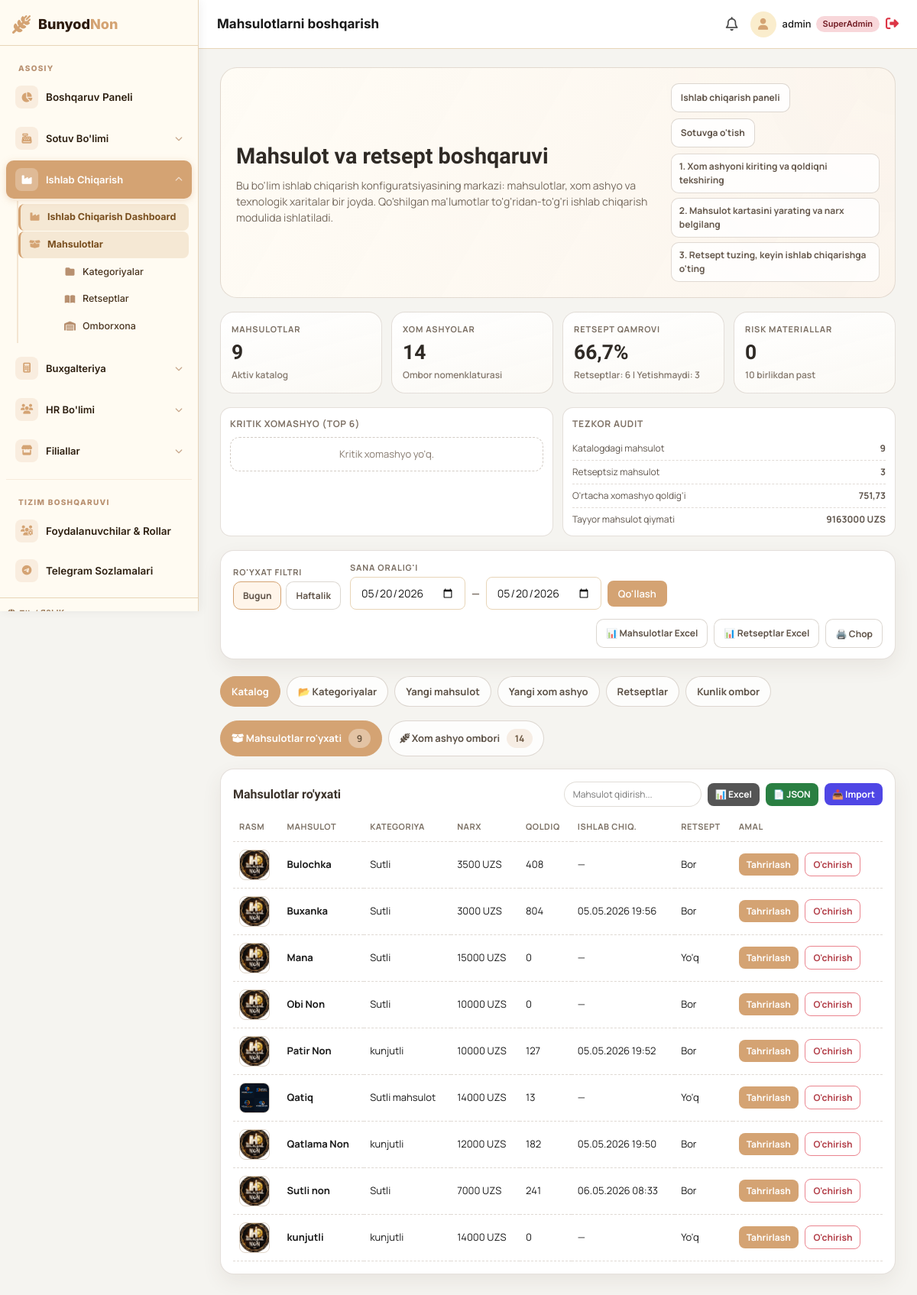
/production/manage/ (signed in), run on the app's committed database.
### production/models.py (models this page shows, shortened)
class Product(models.Model):
    name = models.CharField(max_length=255)
    price = models.DecimalField(max_digits=10, decimal_places=2)
    category = models.ForeignKey(ProductCategory, null=True, blank=True, on_delete=models.SET_NULL, related_name='products')
    image = models.ImageField(upload_to='products/', null=True, blank=True)

class ProductCategory(models.Model):
    name = models.CharField(max_length=100, unique=True)

class FinishedGoodsInventory(models.Model):
    product = models.OneToOneField(Product, on_delete=models.CASCADE, related_name='inventory')
    stock = models.IntegerField(default=0)
    produced_at = models.DateTimeField(null=True, blank=True)

### production/views.py (the view, shortened to what this page needs)
# urls.py: path('manage/', views.manage_products, name='manage_products'),
@login_required
def manage_products(request):
    if not _can_access(request.user, 'production_manager', 'branch_admin'):
        return redirect('dashboard')
    products = Product.objects.select_related('category', 'inventory').order_by('name')
    raw_materials = RawMaterial.objects.all().order_by('name')
    recipes = Recipe.objects.select_related('product').prefetch_related('items__raw_material').all()
    categories = ProductCategory.objects.all().order_by('name')
    date_from, date_to = _date_range(request)
    exp = request.GET.get('export')
    if exp == 'excel':
        return _export_recipes_excel(recipes)
    if exp == 'catalog':
        return _export_products_catalog(products)
    low_materials = raw_materials.filter(stock__lt=10)
    inventory_value = sum(
        (item.product.price * item.stock)
        for item in FinishedGoodsInventory.objects.select_related('product')
    ) or Decimal('0')
    product_count = products.count()
    recipe_count = recipes.count()
    recipe_coverage = round((recipe_count / product_count) * 100, 1) if product_count else 0
    balance_view_date = timezone.localdate()
    raw_bal = request.GET.get('balance_date', '').strip()
    if raw_bal:
        try:
            balance_view_date = date.fromisoformat(raw_bal)
        except ValueError:
            pass
    balance_prev_date = balance_view_date - timedelta(days=1)
    balance_rows = []
    for inv in FinishedGoodsInventory.objects.select_related('product').order_by('product__name'):
        b = ProductDayBalance.objects.filter(balance_date=balance_view_date, product_id=inv.product_id).first()
        balance_rows.append({
            'product': inv.product,
            'physical': inv.stock,
            'opening': b.opening_qty if b else None,
            'closing': b.closing_qty if b else None,
            'closed_at': b.closed_at if b else None,
        })
    context = {
        'products': products,
        'raw_materials': raw_materials,
        'recipes': recipes,
        'categories': categories,
        'low_materials': low_materials,
        'inventory_value': inventory_value,
        'recipe_coverage': recipe_coverage,
        'product_count': product_count,
        'material_count': raw_materials.count(),
        'recipe_count': recipe_count,
        'materials_low_count': low_materials.count(),
        'products_without_recipe': products.filter(recipe__isnull=True).count(),
        'low_material_preview': low_materials.order_by('stock')[:6],
        'avg_material_stock': raw_materials.aggregate(avg=Avg('stock'))['avg'] or 0,
        'date_from': date_from,
        'date_to': date_to,
        'period': request.GET.get('period', 'today'),
        'balance_view_date': balance_view_date,
        'balance_prev_date': balance_prev_date,
        'balance_rows': balance_rows,
    }
    return render(request, 'manage_products.html', context)

### templates/manage_products.html (shortened to what this page needs)
{% extends 'base.html' %}
{% block breadcrumb %}<span data-i18n="product_mgmt">Mahsulotlarni boshqarish</span>{% endblock %}
{% block content %}
<section class="manage-shell">
    <div class="manage-hero">
        <div>
            <h2>Mahsulot va retsept boshqaruvi</h2>
            <p>
                Bu bo'lim ishlab chiqarish konfiguratsiyasining markazi: mahsulotlar, xom ashyo va texnologik xaritalar bir joyda.
                Qo'shilgan ma'lumotlar to'g'ridan-to'g'ri ishlab chiqarish modulida ishlatiladi.
            </p>
        </div>
        <div>
            <div class="hero-links" style="margin-bottom:8px;">
                <a class="hero-link" href="/production/">Ishlab chiqarish paneli</a>
                <a class="hero-link" href="/sales/">Sotuvga o'tish</a>
            </div>
            <div class="hero-workflow">
                <div class="wf-step">1. Xom ashyoni kiriting va qoldiqni tekshiring</div>
                <div class="wf-step">2. Mahsulot kartasini yarating va narx belgilang</div>
                <div class="wf-step">3. Retsept tuzing, keyin ishlab chiqarishga o'ting</div>
            </div>
        </div>
    </div>
    <div class="overview-grid">
        <div class="overview-card">
            <div class="overview-label">Mahsulotlar</div>
            <div class="overview-value">{{ product_count }}</div>
            <div class="overview-sub">Aktiv katalog</div>
        </div>
        <div class="overview-card">
            <div class="overview-label">Xom ashyolar</div>
            <div class="overview-value">{{ material_count }}</div>
            <div class="overview-sub">Ombor nomenklaturasi</div>
        </div>
        <div class="overview-card">
            <div class="overview-label">Retsept qamrovi</div>
            <div class="overview-value">{{ recipe_coverage }}%</div>
            <div class="overview-sub">Retseptlar: {{ recipe_count }} | Yetishmaydi: {{ products_without_recipe }}</div>
        </div>
        <div class="overview-card">
            <div class="overview-label">Risk materiallar</div>
            <div class="overview-value">{{ materials_low_count }}</div>
            <div class="overview-sub">10 birlikdan past</div>
        </div>
    </div>
    <div class="insight-grid">
        <div class="insight-card">
            <div class="insight-title">Kritik xomashyo (top 6)</div>
            {% for mat in low_material_preview %}
            <div class="insight-item">
                <span>{{ mat.name }}</span>
                <strong>{{ mat.stock }} {{ mat.unit }}</strong>
            </div>
            {% empty %}
            <div class="empty-box" style="padding:12px;">Kritik xomashyo yo'q.</div>
            {% endfor %}
        </div>
        <div class="insight-card">
            <div class="insight-title">Tezkor audit</div>
            <div class="insight-item"><span>Katalogdagi mahsulot</span><strong>{{ product_count }}</strong></div>
            <div class="insight-item"><span>Retseptsiz mahsulot</span><strong>{{ products_without_recipe }}</strong></div>
            <div class="insight-item"><span>O'rtacha xomashyo qoldig'i</span><strong>{{ avg_material_stock|floatformat:2 }}</strong></div>
            <div class="insight-item"><span>Tayyor mahsulot qiymati</span><strong>{{ inventory_value|floatformat:0 }} UZS</strong></div>
        </div>
    </div>
    <form method="get" class="mg-card" style="display:flex;flex-wrap:wrap;gap:12px;align-items:flex-end;padding:14px 16px;margin-bottom:4px;">
        <div>
            <div class="overview-label" style="margin-bottom:4px;">Ro'yxat filtri</div>
            <div style="display:flex;gap:6px;flex-wrap:wrap;">
                <button type="submit" name="period" value="today" class="hero-link" {% if period == 'today' %}style="border-color:#d4a373;background:#fff5ea;"{% endif %}>Bugun</button>
                <button type="submit" name="period" value="week" class="hero-link" {% if period == 'week' %}style="border-color:#d4a373;background:#fff5ea;"{% endif %}>Haftalik</button>
            </div>
        </div>
        <div>
            <div class="overview-label" style="margin-bottom:4px;">Sana oralig'i</div>
            <div style="display:flex;gap:8px;flex-wrap:wrap;align-items:center;">
                <input type="date" name="date_from" value="{{ date_from|date:'Y-m-d' }}" class="form-control" style="width:auto;min-width:140px;">
                <span style="font-weight:700;color:#75695d;">—</span>
                <input type="date" name="date_to" value="{{ date_to|date:'Y-m-d' }}" class="form-control" style="width:auto;min-width:140px;">
                <button type="submit" name="period" value="custom" class="btn btn-primary" style="padding:8px 14px;">Qo'llash</button>
            </div>
        </div>
        <div style="margin-left:auto;display:flex;gap:8px;flex-wrap:wrap;">
            <a href="?export=catalog{% if period %}&period={{ period }}{% endif %}{% if period == 'custom' %}&date_from={{ date_from|date:'Y-m-d' }}&date_to={{ date_to|date:'Y-m-d' }}{% endif %}" class="hero-link">📊 Mahsulotlar Excel</a>
            <a href="?export=excel{% if period %}&period={{ period }}{% endif %}" class="hero-link">📊 Retseptlar Excel</a>
            <button type="button" class="hero-link" onclick="window.print()">🖨️ Chop</button>
        </div>
    </form>
    <div class="manage-tabs">
        <button class="manage-tab-btn active" onclick="showManageTab('tab-overview', this)">Katalog</button>
        <button class="manage-tab-btn" onclick="showManageTab('tab-categories', this)">📂 Kategoriyalar</button>
        <button class="manage-tab-btn" onclick="showManageTab('tab-add-product', this)">Yangi mahsulot</button>
        <button class="manage-tab-btn" onclick="showManageTab('tab-add-material', this)">Yangi xom ashyo</button>
        <button class="manage-tab-btn" onclick="showManageTab('tab-recipes', this)">Retseptlar</button>
        <button class="manage-tab-btn" onclick="showManageTab('tab-day-balance', this)">Kunlik ombor</button>
    </div>
    <div id="tab-overview" class="manage-tab-content active" style="grid-template-columns:1fr;">
        <div style="display:flex;gap:8px;flex-wrap:wrap;">
            <button id="sub-btn-products" class="manage-tab-btn active" onclick="switchOverviewSub('products')">
                <i class="fa-solid fa-box-open"></i> Mahsulotlar ro'yxati
                <span class="count-pill" style="margin-left:6px;background:rgba(255,255,255,0.35);">{{ product_count }}</span>
            </button>
            <button id="sub-btn-materials" class="manage-tab-btn" onclick="switchOverviewSub('materials')">
                <i class="fa-solid fa-wheat-awn"></i> Xom ashyo ombori
                <span class="count-pill" style="margin-left:6px;">{{ material_count }}</span>
            </button>
        </div>
        <div id="sub-products" class="mg-card">
            <div class="section-head">
                <h3>Mahsulotlar ro'yxati</h3>
                <div class="section-tools">
                    <input id="productsSearch" class="table-search" type="text" placeholder="Mahsulot qidirish...">
                    <a href="/production/products-export-excel/" class="receive-btn" style="background:#555;text-decoration:none;">📊 Excel</a>
                    <a href="/production/products-export-json/" class="receive-btn" style="background:#2a7f42;text-decoration:none;">📄 JSON</a>
                    <button type="button" class="receive-btn" style="background:#4f46e5;" onclick="document.getElementById('importProductsModal').style.display='flex'">📥 Import</button>
                </div>
            </div>
            <div class="table-wrap">
                <table class="clean-table" id="productsTable">
                    <thead>
                        <tr>
                            <th>Rasm</th>
                            <th>Mahsulot</th>
                            <th>Kategoriya</th>
                            <th>Narx</th>
                            <th>Qoldiq</th>
                            <th>Ishlab chiq.</th>
                            <th>Retsept</th>
                            <th>Amal</th>
                        </tr>
                    </thead>
                    <tbody>
                        {% for p in products %}
                        <tr>
                            <td>
                                {% if p.image %}
                                    <img src="{{ p.image.url }}" alt="{{ p.name }}" style="width:40px;height:40px;object-fit:cover;border-radius:8px;border:1px solid #e0d5c8;">
                                {% else %}
                                    <div style="width:40px;height:40px;border-radius:8px;background:#f5ede0;display:flex;align-items:center;justify-content:center;font-size:18px;">🍞</div>
                                {% endif %}
                            </td>
                            <td><strong>{{ p.name }}</strong></td>
                            <td>{{ p.category.name|default:"—" }}</td>
                            <td>{{ p.price|floatformat:0 }} UZS</td>
                            <td>{% if p.inventory %}{{ p.inventory.stock }}{% else %}0{% endif %}</td>
                            <td>{% if p.inventory and p.inventory.produced_at %}{{ p.inventory.produced_at|date:"d.m.Y H:i" }}{% else %}—{% endif %}</td>
                            <td>{% if p.recipe %}Bor{% else %}Yo'q{% endif %}</td>
                            <td>
                                <button type="button" class="receive-btn" style="margin-right:6px;background:#d4a373;"
                                    onclick="openEditProductModal({{ p.id }}, '{{ p.name|escapejs }}', '{{ p.price }}', {% if p.category %}{{ p.category.id }}{% else %}null{% endif %})">Tahrirlash</button>
                                <form method="POST" style="display:inline;">
                                    <button type="submit" class="danger-btn" onclick="return confirm('Mahsulot o\'chirilsinmi?')">O'chirish</button>
                                </form>
                            </td>
                        </tr>
                        {% empty %}
                        <tr><td colspan="8"><div class="empty-box">Mahsulotlar hozircha mavjud emas.</div></td></tr>
                        {% endfor %}
                    </tbody>
                </table>
            </div>
        </div>
    </div>
</section>
{% endblock %}

### templates/base.html (shortened to what this page needs)
{% load static %}
{% load i18n %}
<!DOCTYPE html>
<html lang="{{ request.LANGUAGE_CODE|default:'uz' }}">
<head>
    <link rel="stylesheet" href="https://cdnjs.cloudflare.com/ajax/libs/font-awesome/6.4.0/css/all.min.css">
    <link rel="stylesheet" href="{% static 'css/style.css' %}">
</head>
<body>
    <div class="app-container">
        <aside class="sidebar" id="appSidebar">
            <div class="sidebar-header">
                <i class="fa-solid fa-wheat-awn logo-icon"> </i>
                <h2>Bunyod<span class="highlight">Non</span></h2>
            </div>
            <ul class="nav-links">
                {% include 'includes/menu_dropdown.html' %}
            </ul>
            <div class="sidebar-footer">
                <div class="lang-label"><i class="fa-solid fa-globe"></i> <span>Til / Язык</span></div>
            </div>
        </aside>
        <main class="main-content">
            <header class="topbar">
                <div class="topbar-left">
                    <div class="breadcrumb">{% block breadcrumb %}{% endblock %}</div>
                </div>
                <div class="topbar-actions">
                    <button class="icon-btn"><i class="fa-regular fa-bell"></i></button>
                    <div class="user-profile">
                        <div class="avatar"><i class="fa-solid fa-user"></i></div>
                        <span class="user-name">
                            {{ request.user.username }}
                            {% if is_superadmin %}<span class="badge badge-danger"
                                style="font-size:11px;">SuperAdmin</span>
                            {% elif user_branch %}<span class="badge badge-info" style="font-size:11px;">{{
                                user_branch.name }}</span>
                            {% elif request.user.groups.all.0 %}<span class="badge badge-warning"
                                style="font-size:11px;">{{ request.user.groups.all.0.name }}</span>
                            {% endif %}
                        </span>
                        <a href="/logout/" style="color:#dc3545;font-size:17px;" title="Chiqish">
                            <i class="fa-solid fa-right-from-bracket"></i>
                        </a>
                    </div>
                </div>
            </header>
            <div class="content-wrapper">
                {% block content %}{% endblock %}
            </div>
        </main>
    </div>
</body>
</html>

### data on the page
Product: image (picture), name "Bulochka", category.name "Sutli", price "3500", inventory.stock "408", shows "Bor"
Product: image (picture), name "Buxanka", category.name "Sutli", price "3000", inventory.stock "804", inventory.produced_at "05.05.2026 19:56", shows "Bor"
Product: image (picture), name "Mana", category.name "Sutli", price "15000", inventory.stock "0", shows "Yo'q"
Product: image (picture), name "Obi Non", category.name "Sutli", price "10000", inventory.stock "0", shows "Bor"
Product: image (picture), name "Patir Non", category.name "kunjutli", price "10000", inventory.stock "127", inventory.produced_at "05.05.2026 19:52", shows "Bor"
Product: image (picture), name "Qatiq", category.name "Sutli mahsulot", price "14000", inventory.stock "13", shows "Yo'q"
Product: image (picture), name "Qatlama Non", category.name "kunjutli", price "12000", inventory.stock "182", inventory.produced_at "05.05.2026 19:50", shows "Bor"
Product: image (picture), name "Sutli non", category.name "Sutli", price "7000", inventory.stock "241", inventory.produced_at "06.05.2026 08:33", shows "Bor"
Product: image (picture), name "kunjutli", category.name "kunjutli", price "14000", inventory.stock "0", shows "Yo'q"

### other printed values
{{ request.user.username }} "admin"
{{ product_count }} "9"
{{ material_count }} "14"
{{ recipe_coverage }} "66,7"
{{ recipe_count }} "6"
{{ products_without_recipe }} "3"
{{ materials_low_count }} "0"
{{ avg_material_stock|floatformat:2 }} "751,73"
{{ inventory_value|floatformat:0 }} "9163000"
